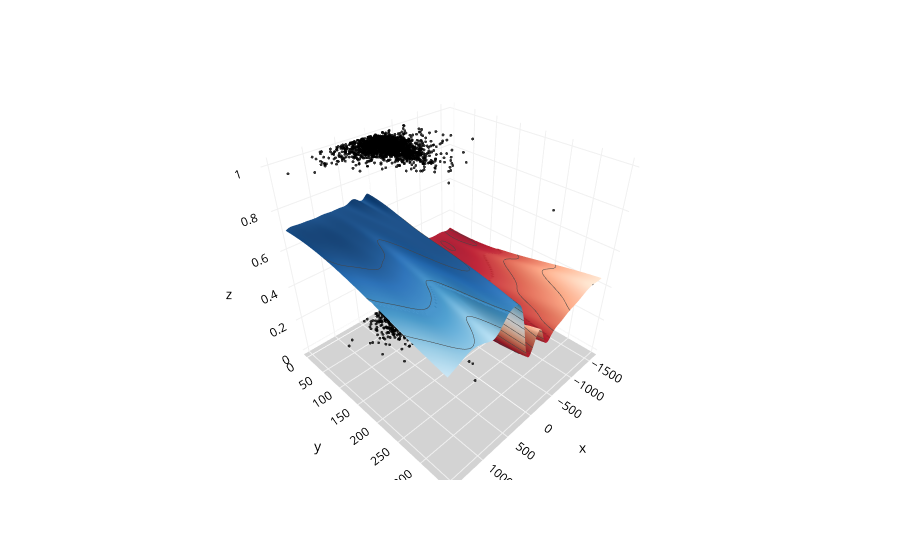

This figure's notebook cell:
### Code cell
Plot_3D(X, X_test, y_test, clf)

### Figure 1 — Plotly figure (JSON) as saved in the notebook; plotly's stock layout.template omitted (floating-point values rounded to 4 significant figures; data arrays with more than 128 entries replaced by an {"elided": "..."} marker saying what was removed)
{"data": [{"hovertemplate": "x=%{x}<br>y=%{y}<br>z=%{z}<extra></extra>", "legendgroup": "", "marker": {"color": "black", "opacity": 0.8, "size": 1, "symbol": "circle"}, "mode": "markers", "name": "", "scene": "scene", "showlegend": false, "type": "scatter3d", "x": {"elided": "4012 int values"}, "y": {"elided": "4012 int values"}, "z": {"elided": "4012 int values"}}, {"colorscale": [[0, "rgb(103,0,31)"], [0.1, "rgb(178,24,43)"], [0.2, "rgb(214,96,77)"], [0.3, "rgb(244,165,130)"], [0.4, "rgb(253,219,199)"], [0.5, "rgb(247,247,247)"], [0.6, "rgb(209,229,240)"], [0.7, "rgb(146,197,222)"], [0.8, "rgb(67,147,195)"], [0.9, "rgb(33,102,172)"], [1, "rgb(5,48,97)"]], "contours": {"z": {"end": 0.8, "show": true, "size": 0.05, "start": 0.2}}, "name": "SVM Prediction", "showscale": false, "type": "surface", "x": {"elided": "622 int values"}, "y": [0, 5, 10, 15, 20, 25, 30, 35, 40, 45, 50, 55, 60, 65, 70, 75, 80, 85, 90, 95, 100, 105, 110, 115, 120, 125, 130, 135, 140, 145, 150, 155, 160, 165, 170, 175, 180, 185, 190, 195, 200, 205, 210, 215, 220, 225, 230, 235, 240, 245, 250, 255, 260, 265, 270, 275, 280, 285, 290, 295, 300, 305, 310, 315, 320, 325, 330, 335, 340, 345], "z": {"elided": "70x622 float values"}}], "layout": {"legend": {"tracegroupgap": 0}, "margin": {"t": 60}, "paper_bgcolor": "white", "scene": {"domain": {"x": [0, 1], "y": [0, 1]}, "xaxis": {"backgroundcolor": "white", "color": "black", "gridcolor": "#f0f0f0", "title": {"text": "x"}}, "yaxis": {"backgroundcolor": "white", "color": "black", "gridcolor": "#f0f0f0", "title": {"text": "y"}}, "zaxis": {"backgroundcolor": "lightgrey", "color": "black", "gridcolor": "#f0f0f0", "title": {"text": "z"}}}}}
